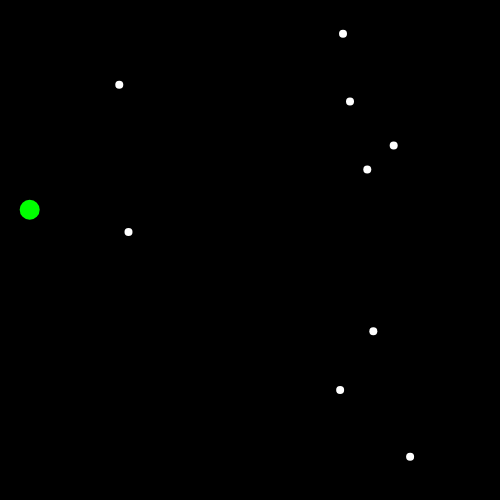
Frame 1 (no input)
Frame 60 (no input): identical to frame 1, image omitted
Frame 120 (the mouse pressed at the canvas centre since frame 60): identical to frame 1, image omitted

The p5.js sketch that drew this single still picture (run headless with seeded random() and noise() and a simulated clock; from frame 60 on, the mouse is pressed at the canvas centre):

// p5.js sketch
// ── sketch.js
let points;
let hull;

let leftmost;
let currentVertex;
let pIndex = 0;
let nextVertex;

function setup() {
    createCanvas(500, 500);
    points = Array.from(Array(10), _ => createVector(random(width - 10), random(height - 10)));
    leftmost = points.sort((pA, pB) => pA.x - pB.x)[0];
}

function draw() {
    background(0);
    
    strokeWeight(8);

    points.forEach(p => {
        p === leftmost ? drawLeftmostPoint(p) : drawDefaultPoint(p);
    });
}

// utility methods
function drawDefaultPoint(p) {
    stroke(255);
    strokeWeight(8);
    point(p.x, p.y);
}
function drawLeftmostPoint(p) {
    stroke(0, 255, 0);
    strokeWeight(20);
    point(p.x, p.y);
}
